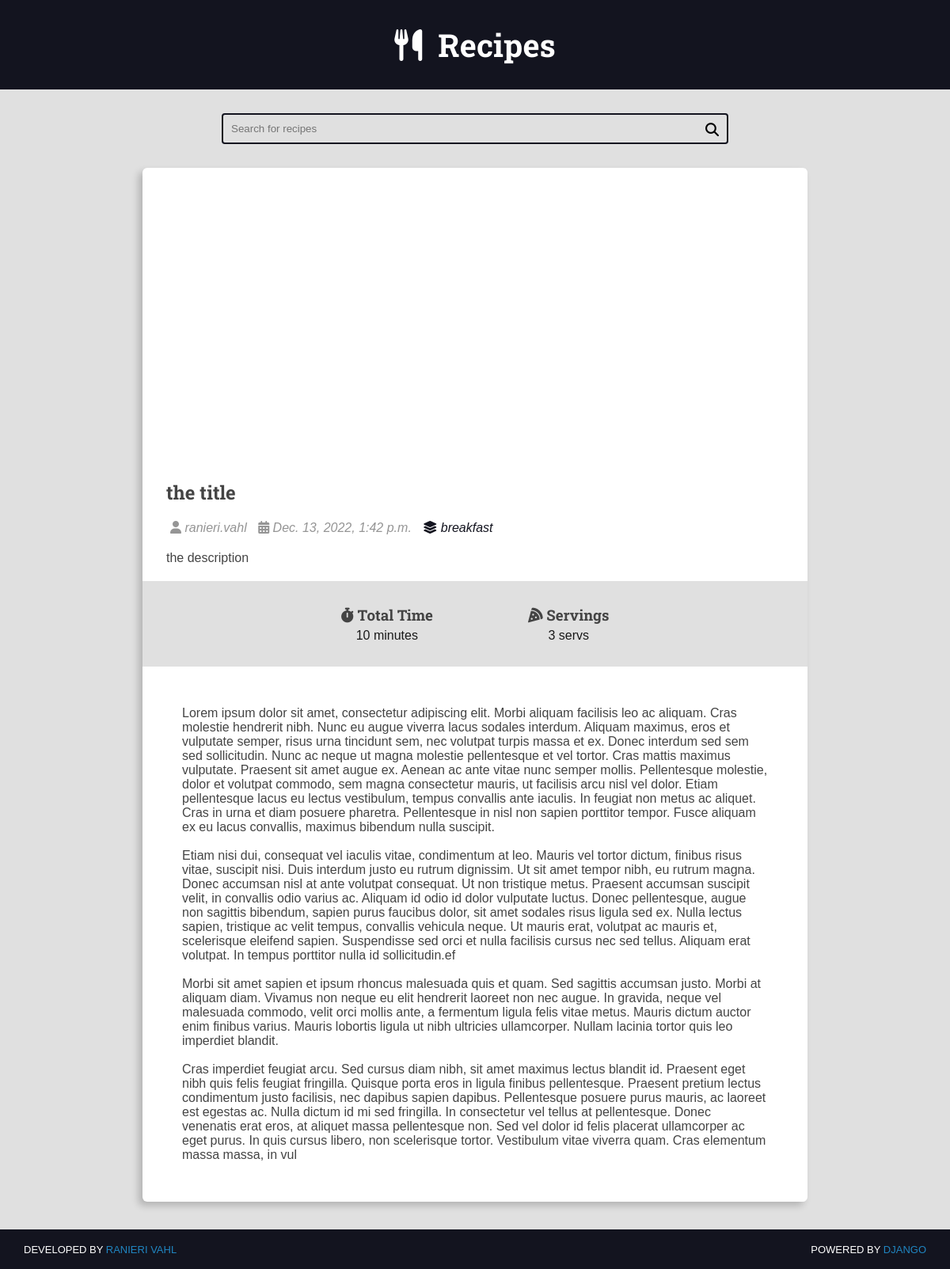
Page /recipe/1/ on the committed database.
### recipes/models.py (models this page shows, shortened)
class Recipe(models.Model):
    title = models.CharField(max_length=65)
    description = models.CharField(max_length=165)
    slug = models.SlugField(unique=True)
    preparation_time = models.IntegerField()
    preparation_time_unit = models.CharField(max_length=65)
    servings = models.IntegerField()
    servings_unit = models.CharField(max_length=65)
    preparation_steps = models.TextField()
    preparation_steps_is_html = models.BooleanField(default=False)
    created_at = models.DateTimeField(auto_now_add=True)
    updated_at = models.DateTimeField(auto_now=True)
    is_published = models.BooleanField(default=False)
    cover = models.ImageField(upload_to='recipes/covers/%Y/%m/%d/')
    category = models.ForeignKey(
        Category, on_delete=models.SET_NULL, null=True,
        blank=True, default=None,
    )
    author = models.ForeignKey(
        User, on_delete=models.SET_NULL, null=True,
        blank=True, default=None,
    )

class Category(models.Model):
    name = models.CharField(max_length=65)

### recipes/views.py (the view)
# urls.py: path('recipe/<int:id>/', views.recipe, name='recipe'),
def recipe(request, id):
    recipe = get_object_or_404(Recipe, pk=id, is_published=True)
    return render(request, 'recipes/pages/recipe-view.html', context={
        'recipe': recipe,
        'is_detail_page': True,
    })

### recipes/templates/recipes/pages/recipe-view.html (shortened to what this page needs)
{% extends 'global/base.html' %}
{% block content %}
<div class="main-content main-content-detail container">
    {% include 'recipes/partials/recipe.html' %}
</div>
{% endblock content %}

### recipes/templates/recipes/partials/recipe.html (shortened to what this page needs)
<div class="recipe recipe-list-item">
    {% if recipe.cover.url is not Null %}
        <div class="recipe-cover">
        </div>
    {% endif %}
    <div class="recipe-title-container">
        <a href="{% url 'recipes:recipe' recipe.id %}">
            <h2 class="recipe-title"> {{ recipe.title }} </h2>
        </a>
    </div>
    <div class="recipe-author">
        {% if recipe.author is not Null %}
            <span class="recipe-author-item">
                <i class="fas fa-user"></i>
                {% if first_name %}
                    {{ recipe.author.first_name }} {{ recipe.author.last_name }}
                {% else %}
                    {{ recipe.author.username }}
                {% endif %}
            </span>
        {% endif %}
        <span class="recipe-author-item">
            <i class="fas fa-calendar-alt"></i>
            {{ recipe.created_at }}
        </span>
        {% if recipe.category is not Null %}
            <span class="recipe-author-item">
                <a href="{% url 'recipes:category' recipe.category.id %}">
                    <i class="fas fa-layer-group"></i>
                    <span>{{ recipe.category.name }}</span>
                </a>
            </span>
        {% endif %}
    </div>
    <div class="recipe-author-text">
        {{recipe.description}}
    </div>
    <div class="recipe-meta-container">
        <div class="recipe-meta recipe-prep">
            <h3 class="recipe-meta-title"><i class="fas fa-stopwatch"></i> Total Time</h3>
            <div class="recipe-meta-text">
                {{recipe.preparation_time}} {{recipe.preparation_time_unit}}
            </div>
        </div>
        <div class="recipe-meta recipe-servings">
            <h3 class="recipe-meta-title"><i class="fas fa-pizza-slice"></i> Servings</h3>
            <div class="recipe-meta-text">
                {{recipe.servings}} {{recipe.servings_unit}}
            </div>
        </div>
    </div>
    {% if is_detail_page is True %}
        <div class="preparation-steps">
            {% if recipe.preparation_steps_is_html is not True %}
                <p>{{recipe.preparation_steps|linebreaksbr}}</p>
            {% else %}
                <p>{{recipe.preparation_steps|safe}}</p>
            {% endif %}
        </div>
    {% endif %}
</div>

### base_static/global/css/styles.css (style rules this page uses)
:root { --color-primary: #269fe6; --color-primary-hover: #2086c2; --color-primary-dark: #13141f; --color-primary-dark-hover: #212336; --color-primary-light: #d4ecfa; --color-primary-light-hover: #bdd8e7; --color-white: #fff; --color-black: #000; --color-dark-text: #444; --color-info-light: #cce5ff; --color-debug-light: #cce5ff; --color-success-light: #d4edda; --color-alert-light: #fff3cd; --color-warning-light: #fff3cd; --color-error-light: #f8d7da; --color-info-dark: #4d86c4; --color-debug-dark: #4d86c4; --color-success-dark: #4a9c5d; --color-alert-dark: #927f40; --color-warning-dark: #927f40; --color-error-dark: #da525d; --color-gray-0: #f9f9f9; --color-gray-1: #e0e0e0; --color-gray-2: #c7c7c7; --color-gray-3: #aeaeae; --color-gray-4: #959595; --color-gray-5: #7d7d7d; --color-gray-6: #646464; --color-gray-7: #4b4b4b; --color-gray-8: #323232; --color-gray-9: #191919; --font-primary: sans-serif; --font-headings: 'Roboto Slab', serif; --spacing-gutter-medium: 3rem; --spacing-gutter-large: 4rem; }
* { padding: 0; margin: 0; box-sizing: border-box }
html { font-size: 62.5%; }
body { font-size: 1.6rem; font-family: var(--font-primary); background-color: var(--color-gray-1); color: var(--color-dark-text); }
h1,h2,h3,h4,h5,h6 { font-family: var(--font-headings); }
.container { margin: 0 auto; max-width: 144rem; }
.main-content { padding: 3.5rem; padding-top: 0; }
.recipe { background: var(--color-white); box-shadow: -0.5rem 0.5rem 1rem rgba(0,0,0,0.2); transition: all 300ms ease-in-out; border-radius: 0.6rem; overflow: hidden; }
.recipe-list-item { max-width: 64rem; height: fit-content; }
.recipe-title-container { padding: var(--spacing-gutter-medium); padding-bottom: 2rem; }
.recipe-title-container a { text-decoration: none; color: var(--color-dark-text); }
.recipe-author { padding: 0 var(--spacing-gutter-medium); }
.recipe-author-item { padding: 0.5rem ; color: var(--color-gray-4); font-style: italic; }
.recipe-author-item a { color: var(--color-primary-dark); text-decoration: none; }
.recipe-author-text { padding: 2rem var(--spacing-gutter-medium); padding-top: 2rem; }
.recipe-meta-container { display: flex; flex-flow: row wrap; gap: 12rem; justify-content: center; text-align: center; padding: var(--spacing-gutter-medium); background-color: var(--color-gray-1); }
.recipe-meta-text { padding-top: 0.5rem; color: var(--color-gray-9); }
.preparation-steps { padding: var(--spacing-gutter-medium); }
.main-content-detail .recipe-list-item { max-width: 84rem; margin: 0 auto; }
.preparation-steps h1, .preparation-steps h2, .preparation-steps h3, .preparation-steps h4, .preparation-steps h5, .preparation-steps h6, .preparation-steps p, .preparation-steps pre .preparation-steps div .preparation-steps span { margin: 2rem }

### rows in the picture
Recipe: title "the title", author.username "ranieri.vahl", created_at "Dec. 13, 2022, 1:42 p.m.", category.name "breakfast", description "the description", preparation_time "10", preparation_time_unit "minutes", servings "3", servings_unit "servs", preparation_steps "Lorem ipsum dolor sit amet, consectetur adipiscing elit. Morbi aliquam facilisis leo ac aliquam. Cras molestie hendrerit nibh. Nunc eu augue viverra lacus sodales interdum. Aliquam maximus, eros et vulputate semper, risus urna tincidunt sem, nec volutpat turpis massa et ex. Donec interdum sed sem sed sollicitudin. Nunc ac neque ut magna molestie pellentesque et vel tortor. Cras mattis maximus vulputate. Praesent sit amet augue ex. Aenean ac ante vitae nunc semper mollis. Pellentesque molestie, dolor et volutpat commodo, sem magna consectetur mauris, ut facilisis arcu nisl vel dolor. Etiam pellentesque lacus eu lectus vestibulum, tempus convallis ante iaculis. In feugiat non metus ac…"
